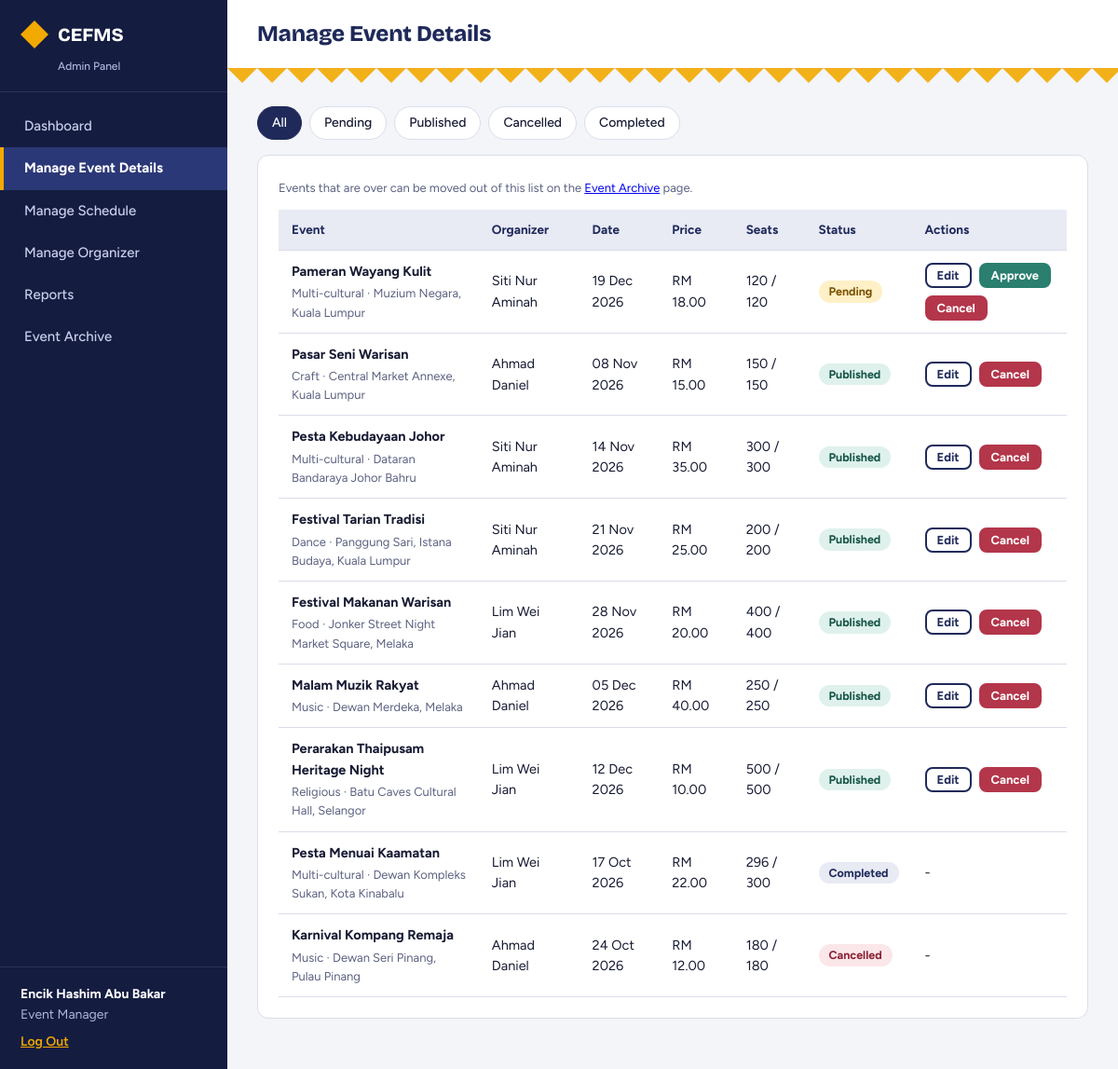
/admin/events.php (signed in), run on the app's committed database.
### tables this page shows
CREATE TABLE `event` (
  `eventId` int(11) NOT NULL AUTO_INCREMENT,
  `organizerId` int(11) NOT NULL,
  `title` varchar(150) NOT NULL,
  `description` text NOT NULL,
  `category` enum('Music','Dance','Craft','Food','Religious','Multi-cultural') NOT NULL,
  `ticketPrice` decimal(8,2) NOT NULL,
  `totalSeats` int(11) NOT NULL,
  `availableSeats` int(11) NOT NULL,
  `status` enum('Pending','Published','Cancelled','Completed') NOT NULL DEFAULT 'Pending',
  `archived` tinyint(1) NOT NULL DEFAULT 0,
  `createdDate` datetime NOT NULL DEFAULT current_timestamp(),
  PRIMARY KEY (`eventId`),
  KEY `fk_event_org` (`organizerId`),
  CONSTRAINT `fk_event_org` FOREIGN KEY (`organizerId`) REFERENCES `user` (`userId`),
  CONSTRAINT `chk_seats` CHECK (`availableSeats` >= 0 and `availableSeats` <= `totalSeats`),
  CONSTRAINT `chk_price` CHECK (`ticketPrice` >= 0)
);

CREATE TABLE `schedule` (
  `scheduleId` int(11) NOT NULL AUTO_INCREMENT,
  `eventId` int(11) NOT NULL,
  `venue` varchar(120) NOT NULL,
  `startDateTime` datetime NOT NULL,
  `endDateTime` datetime NOT NULL,
  `status` enum('Scheduled','Rescheduled','Cancelled') NOT NULL DEFAULT 'Scheduled',
  PRIMARY KEY (`scheduleId`),
  KEY `fk_sched_event` (`eventId`),
  KEY `idx_sched_venue` (`venue`,`startDateTime`,`endDateTime`),
  CONSTRAINT `fk_sched_event` FOREIGN KEY (`eventId`) REFERENCES `event` (`eventId`) ON DELETE CASCADE,
  CONSTRAINT `chk_time` CHECK (`endDateTime` > `startDateTime`)
);

CREATE TABLE `user` (
  `userId` int(11) NOT NULL AUTO_INCREMENT,
  `fullName` varchar(100) NOT NULL,
  `email` varchar(120) NOT NULL,
  `phone` varchar(20) NOT NULL,
  `passwordHash` varchar(255) NOT NULL,
  `role` enum('Event Participant','Organizer','Event Manager') NOT NULL,
  `status` enum('Active','Inactive') NOT NULL DEFAULT 'Active',
  `createdDate` datetime NOT NULL DEFAULT current_timestamp(),
  PRIMARY KEY (`userId`),
  UNIQUE KEY `email` (`email`)
);

### includes/helpers.php (called while the page is built, shortened)
<?php
function e($v): string { return htmlspecialchars((string)$v, ENT_QUOTES, 'UTF-8'); }
function money($v): string { return 'RM ' . number_format((float)$v, 2); }
function dt(string $s, string $fmt = 'd M Y, h:i A'): string { return date($fmt, strtotime($s)); }
function current_user(): ?array {
    static $checked = null;
    if ($checked !== $_SESSION['user']['userId']) {
        $checked = $_SESSION['user']['userId'];
    }
    return $_SESSION['user'];
}

### public/admin/events.php (the view, shortened to what this page needs)
<?php
$pdo = db();
$statusFilter = (string)($_GET['status'] ?? '');
$allStatuses  = ['Pending', 'Published', 'Cancelled', 'Completed'];
$sql = "SELECT e.*, s.venue, s.startDateTime, u.fullName AS org
        FROM event e
        JOIN schedule s ON s.eventId = e.eventId
        JOIN user u ON u.userId = e.organizerId
        WHERE e.archived = 0";
$params = [];
$sql .= " ORDER BY FIELD(e.status, 'Pending', 'Published', 'Completed', 'Cancelled'), s.startDateTime";
$stmt = $pdo->prepare($sql);
$stmt->execute($params);
$rows = $stmt->fetchAll();
admin_header('Manage Event Details', 'events');
?>
<div class="filters">
  <a href="?" class="<?= ($statusFilter === '') ? 'on' : '' ?>">All</a>
  <?php foreach ($allStatuses as $s) { ?>
    <a href="?status=<?= $s ?>" class="<?= ($statusFilter === $s) ? 'on' : '' ?>"><?= $s ?></a>
  <?php } ?>
</div>
<div class="card">
<p class="hint">Events that are over can be moved out of this list on the <a href="/admin/archive.php">Event Archive</a> page.</p>
<table>
  <thead><tr><th>Event</th><th>Organizer</th><th>Date</th><th>Price</th><th>Seats</th><th>Status</th><th>Actions</th></tr></thead>
  <tbody>
  <?php foreach ($rows as $r) { ?>
    <tr>
      <td><b><?= e($r['title']) ?></b><div class="hint"><?= e($r['category']) ?> &middot; <?= e($r['venue']) ?></div></td>
      <td><?= e($r['org']) ?></td>
      <td><?= e(dt($r['startDateTime'], 'd M Y')) ?></td>
      <td><?= e(money($r['ticketPrice'])) ?></td>
      <td><?= (int)$r['availableSeats'] ?> / <?= (int)$r['totalSeats'] ?></td>
      <td><?= status_badge($r['status']) ?></td>
      <td><div class="actions">
        <?php if ($r['status'] === 'Pending' || $r['status'] === 'Published') { ?>
          <a class="btn sm gray" href="/admin/event_edit.php?id=<?= (int)$r['eventId'] ?>">Edit</a>
          <?php if ($r['status'] === 'Pending') { ?>
            <form method="post" class="inline"><?= csrf_field() ?>
              <button class="btn sm ok" name="action" value="approve">Approve</button>
            </form>
          <?php } ?>
          <form method="post" class="inline" onsubmit="return confirm('Cancel this event? Existing bookings will be cancelled.')"><?= csrf_field() ?>
            <button class="btn sm danger" name="action" value="cancel">Cancel</button>
          </form>
        <?php } else { ?>
          -
        <?php } ?>
      </div></td>
    </tr>
  <?php } ?>
  </tbody>
</table>
</div>
<?php admin_footer();

### includes/layout.php (shortened to what this page needs)
</body></html><?php
function admin_header(string $title, string $active): void {
    $u = current_user();
    $menu = [];
    if ($u) {
        $menu[] = ['dash', '/admin/index.php', 'Dashboard'];
        if ($u['role'] === 'Organizer') {
            $menu[] = ['create', '/admin/event_create.php', 'Create Event'];
            $menu[] = ['history', '/admin/history.php', 'Event History'];
        } else {
            $menu[] = ['events', '/admin/events.php', 'Manage Event Details'];
            $menu[] = ['schedule', '/admin/schedule.php', 'Manage Schedule'];
            $menu[] = ['orgs', '/admin/organizers.php', 'Manage Organizer'];
            $menu[] = ['reports', '/admin/reports.php', 'Reports'];
            $menu[] = ['archive', '/admin/archive.php', 'Event Archive'];
        }
    }
    ?><!doctype html>
<html lang="en"><head><meta charset="utf-8"><meta name="viewport" content="width=device-width, initial-scale=1">
<link rel="stylesheet" href="/assets/admin.css"></head>
<body class="adm">
<aside class="side">
  <div class="side-brand"><span class="logo" aria-hidden="true"></span>CEFMS<small>Admin Panel</small></div>
  <?php if ($u): ?>
  <nav>
    <?php foreach ($menu as $item) { ?>
      <a href="<?= $item[1] ?>" class="<?= ($active === $item[0]) ? 'on' : '' ?>"><?= $item[2] ?></a>
    <?php } ?>
  </nav>
  <div class="side-user"><strong><?= e($u['fullName']) ?></strong><span><?= e($u['role']) ?></span>
    <a href="/admin/logout.php">Log Out</a></div>
  <?php endif; ?>
</aside>
<section class="main">
  <div class="top"><h1><?= e($title) ?></h1></div>
  <div class="content">
<?php $f = flash(); if ($f) { ?><div class="alert <?= e($f['type']) ?>" role="alert"><?= e($f['msg']) ?></div><?php }
}
function admin_footer(): void { ?>
  </div>
</section>
</body></html><?php
}
function status_badge(string $s): string {
    $cls = strtolower(str_replace(' ', '-', $s));
    return '<span class="badge b-' . e($cls) . '">' . e($s) . '</span>';
}
?>

### public/assets/admin.css (style rules this page uses)
:root { --indigo:#1F2A5A;--indigo-d:#141C40;--indigo-m:#2B3877;--indigo-l:#E8EAF4;--saffron:#F2A900;--saffron-l:#FFF0C7;--pandan:#2A7F6F;--pandan-l:#DFF1EC;--rose:#B3364A;--rose-l:#FBE6E9;--amber:#7A5200;--amber-l:#FFF0C7; --bg:#F4F5F9;--ink:#171B33;--muted:#5B6180;--line:#DADDEB;--head:"Bricolage Grotesque",Georgia,serif;--body:Figtree,"Segoe UI",Arial,sans-serif; }
* { box-sizing:border-box }
body.adm { margin:0;font-family:var(--body);font-size:15.5px;background:var(--bg);color:var(--ink);display:flex;min-height:100vh;line-height:1.55 }
h1,h2 { font-family:var(--head);letter-spacing:-.01em }
.side { width:244px;background:var(--indigo-d);color:#fff;display:flex;flex-direction:column;flex-shrink:0 }
.side-brand { padding:22px 22px 20px;font:800 20px/1.1 var(--head);display:flex;align-items:center;flex-wrap:wrap;gap:10px;border-bottom:1px solid rgba(255,255,255,.1) }
.side-brand small { flex-basis:100%;margin:2px 0 0 40px;font:500 12px var(--body);color:#AEB6DC }
.logo { width:30px;height:30px;background:var(--saffron);clip-path:polygon(50% 0,100% 50%,50% 100%,0 50%);display:inline-block }
.side nav { padding:14px 0;flex:1 }
.side nav a { display:block;color:#C9CFEA;text-decoration:none;padding:11px 22px;font-size:15px;font-weight:500;border-left:4px solid transparent }
.side nav a.on { background:var(--indigo-m);color:#fff;font-weight:700;border-left-color:var(--saffron) }
.side-user { padding:18px 22px;border-top:1px solid rgba(255,255,255,.1);font-size:14px }
.side-user span { display:block;color:#AEB6DC;margin-bottom:8px }
.side-user a { color:var(--saffron);font-weight:600 }
.main { flex:1;min-width:0 }
.top { background:#fff;border-bottom:1px solid var(--line);padding:18px 32px;position:relative }
.top:after { content:"";position:absolute;left:0;right:0;bottom:-16px;height:16px;background:var(--tumpal) repeat-x top left;transform:scaleY(-1);opacity:.9 }
.top h1 { margin:0;font-size:24px;font-weight:800;color:var(--indigo) }
.content { padding:40px 32px 32px }
.card { background:#fff;border:1px solid var(--line);border-radius:12px;padding:22px;margin-bottom:22px }
.btn { display:inline-block;border:2px solid var(--indigo);border-radius:8px;padding:8px 16px;font:700 14px var(--body);cursor:pointer;text-decoration:none;background:var(--indigo);color:#fff;transition:background .15s }
.btn.sm { padding:4px 11px;font-size:13px }
.btn.danger { background:var(--rose);border-color:var(--rose) }
.btn.ok { background:var(--pandan);border-color:var(--pandan) }
.btn.gray { background:#fff;color:var(--indigo) }
.hint { font-size:13px;color:var(--muted);margin-top:3px }
table { width:100%;border-collapse:collapse;font-size:14.5px }
th,td { padding:11px 14px;border-bottom:1px solid var(--line);text-align:left;vertical-align:middle }
th { background:var(--indigo-l);font-size:13.5px;font-weight:700;color:var(--indigo) }
.badge { display:inline-block;padding:2px 11px;border-radius:999px;font-size:12.5px;font-weight:700;background:#eee }
.b-paid,.b-successful,.b-published,.b-active,.b-scheduled { background:var(--pandan-l);color:#145446 }
.b-reserved,.b-pending,.b-rescheduled { background:var(--amber-l);color:var(--amber) }
.b-cancelled,.b-expired,.b-failed,.b-inactive { background:var(--rose-l);color:#8A2234 }
.b-completed { background:var(--indigo-l);color:var(--indigo) }
.actions { display:flex;gap:8px;flex-wrap:wrap }
.inline { display:inline }
.filters { display:flex;gap:8px;margin-bottom:16px;flex-wrap:wrap }
.filters a { padding:6px 15px;border-radius:999px;background:#fff;border:1px solid var(--line);text-decoration:none;color:var(--ink);font-size:14px;font-weight:500 }
.filters a.on,.filters a:hover { background:var(--indigo);color:#fff;border-color:var(--indigo) }

### data on the page
event: title "Pameran Wayang Kulit", category "Multi-cultural", schedule.venue "Muzium Negara, Kuala Lumpur", organizerId.fullName "Siti Nur Aminah", schedule.startDateTime "19 Dec 2026", ticketPrice "RM 18.00", availableSeats "120", totalSeats "120", status "Pending"
event: title "Pasar Seni Warisan", category "Craft", schedule.venue "Central Market Annexe, Kuala Lumpur", organizerId.fullName "Ahmad Daniel", schedule.startDateTime "08 Nov 2026", ticketPrice "RM 15.00", availableSeats "150", totalSeats "150", status "Published"
event: title "Pesta Kebudayaan Johor", category "Multi-cultural", schedule.venue "Dataran Bandaraya Johor Bahru", organizerId.fullName "Siti Nur Aminah", schedule.startDateTime "14 Nov 2026", ticketPrice "RM 35.00", availableSeats "300", totalSeats "300", status "Published"
event: title "Festival Tarian Tradisi", category "Dance", schedule.venue "Panggung Sari, Istana Budaya, Kuala Lumpur", organizerId.fullName "Siti Nur Aminah", schedule.startDateTime "21 Nov 2026", ticketPrice "RM 25.00", availableSeats "200", totalSeats "200", status "Published"
event: title "Festival Makanan Warisan", category "Food", schedule.venue "Jonker Street Night Market Square, Melaka", organizerId.fullName "Lim Wei Jian", schedule.startDateTime "28 Nov 2026", ticketPrice "RM 20.00", availableSeats "400", totalSeats "400", status "Published"
event: title "Malam Muzik Rakyat", category "Music", schedule.venue "Dewan Merdeka, Melaka", organizerId.fullName "Ahmad Daniel", schedule.startDateTime "05 Dec 2026", ticketPrice "RM 40.00", availableSeats "250", totalSeats "250", status "Published"
event: title "Perarakan Thaipusam Heritage Night", category "Religious", schedule.venue "Batu Caves Cultural Hall, Selangor", organizerId.fullName "Lim Wei Jian", schedule.startDateTime "12 Dec 2026", ticketPrice "RM 10.00", availableSeats "500", totalSeats "500", status "Published"
event: title "Pesta Menuai Kaamatan", category "Multi-cultural", schedule.venue "Dewan Kompleks Sukan, Kota Kinabalu", organizerId.fullName "Lim Wei Jian", schedule.startDateTime "17 Oct 2026", ticketPrice "RM 22.00", availableSeats "296", totalSeats "300", status "Completed"
event: title "Karnival Kompang Remaja", category "Music", schedule.venue "Dewan Seri Pinang, Pulau Pinang", organizerId.fullName "Ahmad Daniel", schedule.startDateTime "24 Oct 2026", ticketPrice "RM 12.00", availableSeats "180", totalSeats "180", status "Cancelled"

### other printed values
$item[2] "Dashboard"
$item[2] "Manage Event Details"
$item[2] "Manage Schedule"
$item[2] "Manage Organizer"
$item[2] "Reports"
$item[2] "Event Archive"
$u['fullName'] "Encik Hashim Abu Bakar"
$u['role'] "Event Manager"
$title "Manage Event Details"
$s "Pending"
$s "Published"
$s "Cancelled"
$s "Completed"
